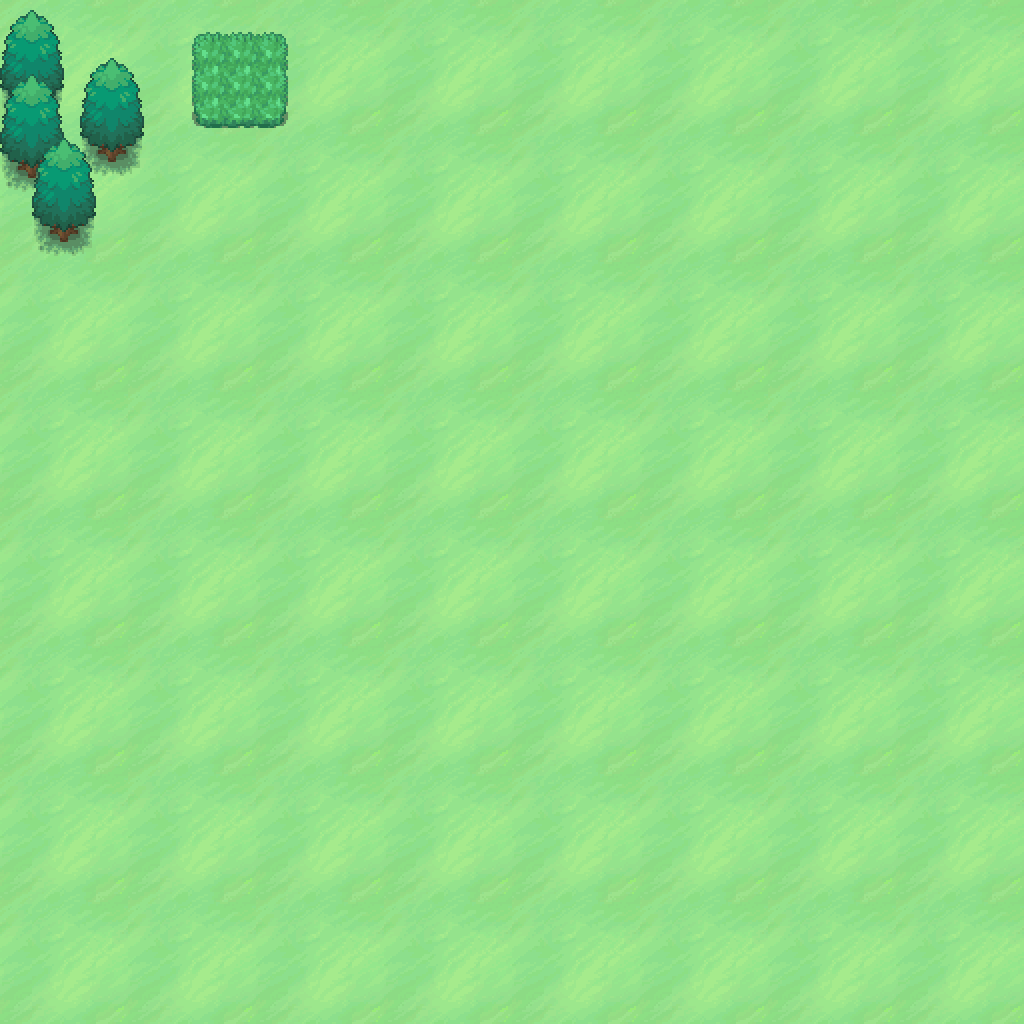

Below is a game level as drawn by its tile map, then a one-line description and the .tmx that defines it (tile-layer data replaced by summaries):
An orthogonal 64x64 tile map with 16x16 px tiles, 4 tile layers (Walkable, Copy of Obstacles, Obstacles, Grass).

<map version="1.0" orientation="orthogonal" renderorder="right-down" width="64" height="64" tilewidth="16" tileheight="16" nextobjectid="1">
 <tileset firstgid="1" name="tileset" tilewidth="16" tileheight="16" tilecount="1632">
  <image source="tileset.png" width="256" height="1632" />
 </tileset>
 <layer name="Walkable" width="64" height="64">
  <data>[4096 cells, 4096 non-empty, 64 distinct tile ids]</data>
 </layer>
 <layer name="Copy of Obstacles" width="20" height="20">
  <properties>
   <property name="Collision" value="true" />
  </properties>
  <data>[400 cells, 80 non-empty, 80 distinct tile ids]</data>
 </layer>
 <layer name="Obstacles" width="20" height="20">
  <properties>
   <property name="Collision" value="true" />
  </properties>
  <data>[400 cells, 32 non-empty, 32 distinct tile ids]</data>
 </layer>
 <layer name="Grass" width="20" height="20">
  <properties>
   <property name="Encounters" value="true" />
  </properties>
  <data>[400 cells, 36 non-empty, 36 distinct tile ids]</data>
 </layer>
</map>
